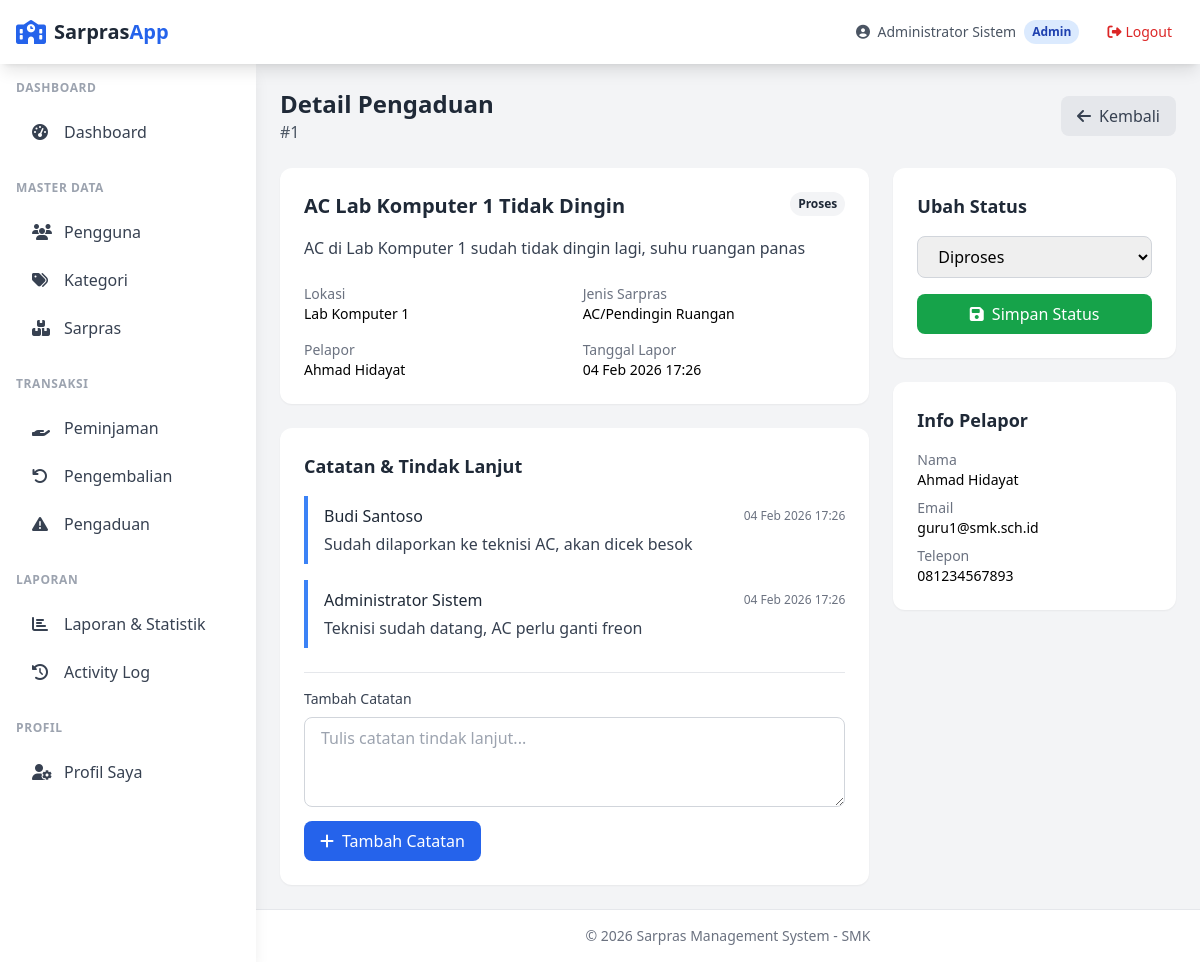
The app's page /admin/pengaduan/view.php?id=1 (signed in) with its own data.
### tables this page shows
CREATE TABLE users (
    id INT AUTO_INCREMENT PRIMARY KEY,
    username VARCHAR(50) NOT NULL UNIQUE,
    password VARCHAR(255) NOT NULL,
    email VARCHAR(100),
    nama_lengkap VARCHAR(100) NOT NULL,
    role ENUM('admin', 'petugas', 'user') NOT NULL DEFAULT 'user',
    phone VARCHAR(20),
    created_at TIMESTAMP DEFAULT CURRENT_TIMESTAMP,
    updated_at TIMESTAMP DEFAULT CURRENT_TIMESTAMP ON UPDATE CURRENT_TIMESTAMP
);

CREATE TABLE pengaduan (
    id INT AUTO_INCREMENT PRIMARY KEY,
    user_id INT NOT NULL,
    judul VARCHAR(200) NOT NULL,
    deskripsi TEXT NOT NULL,
    lokasi VARCHAR(100),
    jenis_sarpras VARCHAR(100),
    foto VARCHAR(255),
    status ENUM('pending', 'proses', 'selesai', 'ditutup') DEFAULT 'pending',
    created_at TIMESTAMP DEFAULT CURRENT_TIMESTAMP,
    updated_at TIMESTAMP DEFAULT CURRENT_TIMESTAMP ON UPDATE CURRENT_TIMESTAMP,
    FOREIGN KEY (user_id) REFERENCES users(id) ON DELETE RESTRICT
);

CREATE TABLE catatan_pengaduan (
    id INT AUTO_INCREMENT PRIMARY KEY,
    pengaduan_id INT NOT NULL,
    user_id INT NOT NULL,
    catatan TEXT NOT NULL,
    created_at TIMESTAMP DEFAULT CURRENT_TIMESTAMP,
    FOREIGN KEY (pengaduan_id) REFERENCES pengaduan(id) ON DELETE CASCADE,
    FOREIGN KEY (user_id) REFERENCES users(id) ON DELETE RESTRICT
);

### admin/pengaduan/view.php (the view, shortened to what the rows shown need)
<?php
require_once __DIR__ . '/../../includes/auth.php';
require_once __DIR__ . '/../../includes/functions.php';
$id = intval($_GET['id'] ?? 0);
$pengaduan = fetch("
    SELECT pg.*, u.nama_lengkap, u.email, u.phone
    FROM pengaduan pg
    JOIN users u ON pg.user_id = u.id
    WHERE pg.id = ?
", [$id]);
$catatan = fetchAll("
    SELECT c.*, u.nama_lengkap, u.role
    FROM catatan_pengaduan c
    JOIN users u ON c.user_id = u.id
    WHERE c.pengaduan_id = ?
    ORDER BY c.created_at ASC
", [$id]);
require_once __DIR__ . '/../../includes/header.php';
?>
<div class="max-w-4xl mx-auto space-y-6">
    <div class="flex items-center justify-between">
        <div>
            <h1 class="text-2xl font-bold text-gray-800">Detail Pengaduan</h1>
        </div>
    </div>
    <div class="grid grid-cols-1 lg:grid-cols-3 gap-6">
        <div class="lg:col-span-2 space-y-6">
            <div class="bg-white rounded-xl shadow-sm p-6">
                <div class="flex items-start justify-between mb-4">
                    <h2 class="text-xl font-bold text-gray-800"><?= e($pengaduan['judul']) ?></h2>
                    <?= getStatusBadge($pengaduan['status']) ?>
                </div>
                <p class="text-gray-700 mb-6"><?= nl2br(e($pengaduan['deskripsi'])) ?></p>
                <div class="grid grid-cols-2 gap-4 text-sm">
                    <div>
                        <p class="text-gray-500">Lokasi</p>
                        <p class="font-medium"><?= e($pengaduan['lokasi'] ?? '-') ?></p>
                    </div>
                    <div>
                        <p class="text-gray-500">Jenis Sarpras</p>
                        <p class="font-medium"><?= e($pengaduan['jenis_sarpras'] ?? '-') ?></p>
                    </div>
                    <div>
                        <p class="text-gray-500">Pelapor</p>
                        <p class="font-medium"><?= e($pengaduan['nama_lengkap']) ?></p>
                    </div>
                    <div>
                        <p class="text-gray-500">Tanggal Lapor</p>
                        <p class="font-medium"><?= formatDateTime($pengaduan['created_at']) ?></p>
                    </div>
                </div>
            </div>
            <div class="bg-white rounded-xl shadow-sm p-6">
                <?php if (empty($catatan)): ?>
                    <p class="text-gray-500 text-center py-4">Belum ada catatan</p>
                <?php else: ?>
                    <div class="space-y-4">
                        <?php foreach ($catatan as $c): ?>
                            <div class="border-l-4 border-blue-500 pl-4 py-2">
                                <div class="flex items-center justify-between mb-1">
                                    <span class="font-medium text-gray-800"><?= e($c['nama_lengkap']) ?></span>
                                    <span class="text-xs text-gray-500"><?= formatDateTime($c['created_at']) ?></span>
                                </div>
                                <p class="text-gray-700"><?= nl2br(e($c['catatan'])) ?></p>
                            </div>
                        <?php endforeach; ?>
                    </div>
                <?php endif; ?>
            </div>
        </div>
        <div class="space-y-6">
            <div class="bg-white rounded-xl shadow-sm p-6">
                <form method="POST" action="">
                    <select name="status" class="w-full px-4 py-2 border border-gray-300 rounded-lg focus:ring-2 focus:ring-blue-500 focus:border-blue-500 mb-4">
                        <option value="proses" <?= $pengaduan['status'] === 'proses' ? 'selected' : '' ?>>Diproses</option>
                    </select>
                    <button type="submit" class="w-full px-4 py-2 bg-green-600 text-white rounded-lg hover:bg-green-700 transition">
                        <i class="fas fa-save mr-2"></i>Simpan Status
                    </button>
                </form>
            </div>
            <div class="bg-white rounded-xl shadow-sm p-6">
                <div class="space-y-2 text-sm">
                    <div>
                        <p class="text-gray-500">Nama</p>
                        <p class="font-medium"><?= e($pengaduan['nama_lengkap']) ?></p>
                    </div>
                    <div>
                        <p class="text-gray-500">Email</p>
                        <p class="font-medium"><?= e($pengaduan['email'] ?? '-') ?></p>
                    </div>
                    <div>
                        <p class="text-gray-500">Telepon</p>
                        <p class="font-medium"><?= e($pengaduan['phone'] ?? '-') ?></p>
                    </div>
                </div>
            </div>
        </div>
    </div>
</div>
<?php require_once __DIR__ . '/../../includes/footer.php'; ?>

### includes/header.php (shortened to what the rows shown need)
<?php
$currentUser = getCurrentUser();
$currentRole = $currentUser['role'] ?? '';
?>
<!DOCTYPE html>
<html lang="id">
<head>
    <script src="https://cdn.tailwindcss.com"></script>
    <link rel="stylesheet" href="https://cdnjs.cloudflare.com/ajax/libs/font-awesome/6.4.0/css/all.min.css">
</head>
<body class="bg-gray-100 min-h-screen">
    <?php if (isLoggedIn()): ?>
        <nav class="bg-white shadow-lg fixed w-full z-50">
            <div class="max-w-full mx-auto px-4">
                <div class="flex justify-between h-16">
                    <div class="flex items-center">
                        <a href="/sarpras_lagi/" class="flex items-center ml-2 lg:ml-0">
                            <i class="fas fa-school text-primary-600 text-2xl mr-2"></i>
                            <span class="font-bold text-xl text-gray-800">Sarpras<span class="text-primary-600">App</span></span>
                        </a>
                    </div>
                    <div class="flex items-center space-x-4">
                        <div class="hidden sm:flex items-center space-x-2">
                            <span class="text-sm text-gray-600">
                                <i class="fas fa-user-circle mr-1"></i>
                                <?= e($currentUser['nama_lengkap']) ?>
                            </span>
                            <span class="px-2 py-1 text-xs font-semibold rounded-full bg-primary-100 text-primary-800">
                                <?= ucfirst($currentRole) ?>
                            </span>
                        </div>
                        <a href="/sarpras_lagi/logout.php" class="flex items-center px-3 py-2 text-sm text-red-600 hover:bg-red-50 rounded-lg transition">
                            <i class="fas fa-sign-out-alt mr-1"></i>
                            <span class="hidden sm:inline">Logout</span>
                        </a>
                    </div>
                </div>
            </div>
        </nav>
        <div class="flex pt-16">
            <aside id="sidebar" class="fixed left-0 top-16 h-[calc(100vh-4rem)] w-64 bg-white shadow-lg transform -translate-x-full lg:translate-x-0 transition-transform duration-300 ease-in-out z-40 overflow-y-auto">
                <nav class="p-4">
                    <?php if ($currentRole === 'admin'): ?>
                        <div class="mb-6">
                            <p class="text-xs font-semibold text-gray-400 uppercase tracking-wider mb-3">Dashboard</p>
                            <a href="/sarpras_lagi/admin/dashboard.php" class="sidebar-link flex items-center px-4 py-3 text-gray-700 hover:bg-gray-50 rounded-lg transition">
                                <i class="fas fa-tachometer-alt w-5 mr-3"></i>
                                Dashboard
                            </a>
                        </div>
                        <div class="mb-6">
                            <p class="text-xs font-semibold text-gray-400 uppercase tracking-wider mb-3">Master Data</p>
                            <a href="/sarpras_lagi/admin/users/" class="sidebar-link flex items-center px-4 py-3 text-gray-700 hover:bg-gray-50 rounded-lg transition">
                                <i class="fas fa-users w-5 mr-3"></i>
                                Pengguna
                            </a>
                            <a href="/sarpras_lagi/admin/kategori/" class="sidebar-link flex items-center px-4 py-3 text-gray-700 hover:bg-gray-50 rounded-lg transition">
                                <i class="fas fa-tags w-5 mr-3"></i>
                                Kategori
                            </a>
                            <a href="/sarpras_lagi/admin/sarpras/" class="sidebar-link flex items-center px-4 py-3 text-gray-700 hover:bg-gray-50 rounded-lg transition">
                                <i class="fas fa-boxes w-5 mr-3"></i>
                                Sarpras
                            </a>
                        </div>
                        <div class="mb-6">
                            <p class="text-xs font-semibold text-gray-400 uppercase tracking-wider mb-3">Transaksi</p>
                            <a href="/sarpras_lagi/admin/peminjaman/" class="sidebar-link flex items-center px-4 py-3 text-gray-700 hover:bg-gray-50 rounded-lg transition">
                                <i class="fas fa-hand-holding w-5 mr-3"></i>
                                Peminjaman
                            </a>
                            <a href="/sarpras_lagi/admin/pengembalian/" class="sidebar-link flex items-center px-4 py-3 text-gray-700 hover:bg-gray-50 rounded-lg transition">
                                <i class="fas fa-undo w-5 mr-3"></i>
                                Pengembalian
                            </a>
                            <a href="/sarpras_lagi/admin/pengaduan/" class="sidebar-link flex items-center px-4 py-3 text-gray-700 hover:bg-gray-50 rounded-lg transition">
                                <i class="fas fa-exclamation-triangle w-5 mr-3"></i>
                                Pengaduan
                            </a>
                        </div>
                        <div class="mb-6">
                            <p class="text-xs font-semibold text-gray-400 uppercase tracking-wider mb-3">Laporan</p>
                            <a href="/sarpras_lagi/admin/laporan/" class="sidebar-link flex items-center px-4 py-3 text-gray-700 hover:bg-gray-50 rounded-lg transition">
                                <i class="fas fa-chart-bar w-5 mr-3"></i>
                                Laporan & Statistik
                            </a>
                            <a href="/sarpras_lagi/admin/laporan/activity_log.php" class="sidebar-link flex items-center px-4 py-3 text-gray-700 hover:bg-gray-50 rounded-lg transition">
                                <i class="fas fa-history w-5 mr-3"></i>
                                Activity Log
                            </a>
                        </div>
                    <?php endif; ?>
                    <div class="mb-6">
                        <p class="text-xs font-semibold text-gray-400 uppercase tracking-wider mb-3">Profil</p>
                        <a href="/sarpras_lagi/profile.php" class="sidebar-link flex items-center px-4 py-3 text-gray-700 hover:bg-gray-50 rounded-lg transition">
                            <i class="fas fa-user-cog w-5 mr-3"></i>
                            Profil Saya
                        </a>
                    </div>
                </nav>
            </aside>
            <main class="flex-1 lg:ml-64 p-6">
            <?php endif; ?>

### includes/functions.php (shortened to what the rows shown need)
<?php
function e($string)
{
    return htmlspecialchars($string ?? '', ENT_QUOTES, 'UTF-8');
}
function formatDateTime($datetime, $format = 'd M Y H:i')
{
    return date($format, strtotime($datetime));
}
function getStatusBadge($status)
{
    $badges = [
        'pending' => '<span class="px-2 py-1 text-xs font-semibold rounded-full bg-yellow-100 text-yellow-800">Menunggu</span>',
        'approved' => '<span class="px-2 py-1 text-xs font-semibold rounded-full bg-blue-100 text-blue-800">Disetujui</span>',
        'rejected' => '<span class="px-2 py-1 text-xs font-semibold rounded-full bg-red-100 text-red-800">Ditolak</span>',
        'active' => '<span class="px-2 py-1 text-xs font-semibold rounded-full bg-green-100 text-green-800">Aktif</span>',
        'returned' => '<span class="px-2 py-1 text-xs font-semibold rounded-full bg-gray-100 text-gray-800">Dikembalikan</span>',
        'overdue' => '<span class="px-2 py-1 text-xs font-semibold rounded-full bg-red-100 text-red-800">Terlambat</span>',
        'proses' => '<span class="px-2 py-1 text-xs font-semibold rounded-full bg-blue-100 text-blue-800">Diproses</span>',
        'selesai' => '<span class="px-2 py-1 text-xs font-semibold rounded-full bg-green-100 text-green-800">Selesai</span>',
        'ditutup' => '<span class="px-2 py-1 text-xs font-semibold rounded-full bg-gray-100 text-gray-800">Ditutup</span>',
    ];
    return $badges[$status] ?? '<span class="px-2 py-1 text-xs font-semibold rounded-full bg-gray-100 text-gray-800">' . ucfirst($status) . '</span>';
}

### records on screen
users: nama_lengkap "Administrator Sistem", role "Admin"
pengaduan: judul "AC Lab Komputer 1 Tidak Dingin", status "Proses", deskripsi "AC di Lab Komputer 1 sudah tidak dingin lagi, suhu ruangan panas", lokasi "Lab Komputer 1", jenis_sarpras "AC/Pendingin Ruangan", user.nama_lengkap "Ahmad Hidayat", created_at "04 Feb 2026 17:26", status "Diproses", user.email "guru1@smk.sch.id", user.phone "081234567893"
catatan_pengaduan: user.nama_lengkap "Budi Santoso", created_at "04 Feb 2026 17:26", catatan "Sudah dilaporkan ke teknisi AC, akan dicek besok"
catatan_pengaduan: user.nama_lengkap "Administrator Sistem", created_at "04 Feb 2026 17:26", catatan "Teknisi sudah datang, AC perlu ganti freon"

### other values on screen
$id "1"
